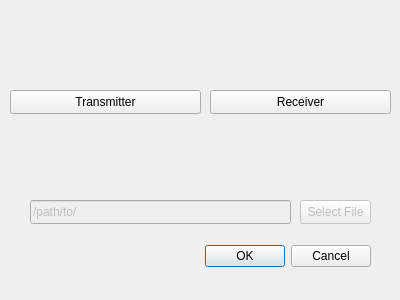
<?xml version="1.0" encoding="UTF-8"?>
<ui version="4.0">
 <class>Dialog</class>
 <widget class="QDialog" name="Dialog">
  <property name="geometry">
   <rect>
    <x>0</x>
    <y>0</y>
    <width>400</width>
    <height>300</height>
   </rect>
  </property>
  <property name="sizePolicy">
   <sizepolicy hsizetype="Fixed" vsizetype="Fixed">
    <horstretch>0</horstretch>
    <verstretch>0</verstretch>
   </sizepolicy>
  </property>
  <property name="windowTitle">
   <string>Dialog</string>
  </property>
  <widget class="QDialogButtonBox" name="buttonBox">
   <property name="geometry">
    <rect>
     <x>30</x>
     <y>240</y>
     <width>341</width>
     <height>32</height>
    </rect>
   </property>
   <property name="orientation">
    <enum>Qt::Horizontal</enum>
   </property>
   <property name="standardButtons">
    <set>QDialogButtonBox::Cancel|QDialogButtonBox::Ok</set>
   </property>
  </widget>
  <widget class="QPushButton" name="trans_button">
   <property name="geometry">
    <rect>
     <x>10</x>
     <y>90</y>
     <width>191</width>
     <height>24</height>
    </rect>
   </property>
   <property name="text">
    <string>Transmitter</string>
   </property>
   <property name="checkable">
    <bool>true</bool>
   </property>
   <property name="checked">
    <bool>false</bool>
   </property>
  </widget>
  <widget class="QPushButton" name="rec_button">
   <property name="geometry">
    <rect>
     <x>210</x>
     <y>90</y>
     <width>181</width>
     <height>24</height>
    </rect>
   </property>
   <property name="text">
    <string>Receiver</string>
   </property>
   <property name="checkable">
    <bool>true</bool>
   </property>
   <property name="checked">
    <bool>false</bool>
   </property>
  </widget>
  <widget class="QPushButton" name="file_button">
   <property name="enabled">
    <bool>false</bool>
   </property>
   <property name="geometry">
    <rect>
     <x>300</x>
     <y>200</y>
     <width>71</width>
     <height>24</height>
    </rect>
   </property>
   <property name="text">
    <string>Select File</string>
   </property>
  </widget>
  <widget class="QLineEdit" name="path_input">
   <property name="enabled">
    <bool>false</bool>
   </property>
   <property name="geometry">
    <rect>
     <x>30</x>
     <y>200</y>
     <width>261</width>
     <height>24</height>
    </rect>
   </property>
   <property name="text">
    <string>/path/to/</string>
   </property>
  </widget>
 </widget>
 <resources/>
 <connections>
  <connection>
   <sender>buttonBox</sender>
   <signal>accepted()</signal>
   <receiver>Dialog</receiver>
   <slot>accept()</slot>
   <hints>
    <hint type="sourcelabel">
     <x>248</x>
     <y>254</y>
    </hint>
    <hint type="destinationlabel">
     <x>157</x>
     <y>274</y>
    </hint>
   </hints>
  </connection>
  <connection>
   <sender>buttonBox</sender>
   <signal>rejected()</signal>
   <receiver>Dialog</receiver>
   <slot>reject()</slot>
   <hints>
    <hint type="sourcelabel">
     <x>316</x>
     <y>260</y>
    </hint>
    <hint type="destinationlabel">
     <x>286</x>
     <y>274</y>
    </hint>
   </hints>
  </connection>
 </connections>
</ui>
